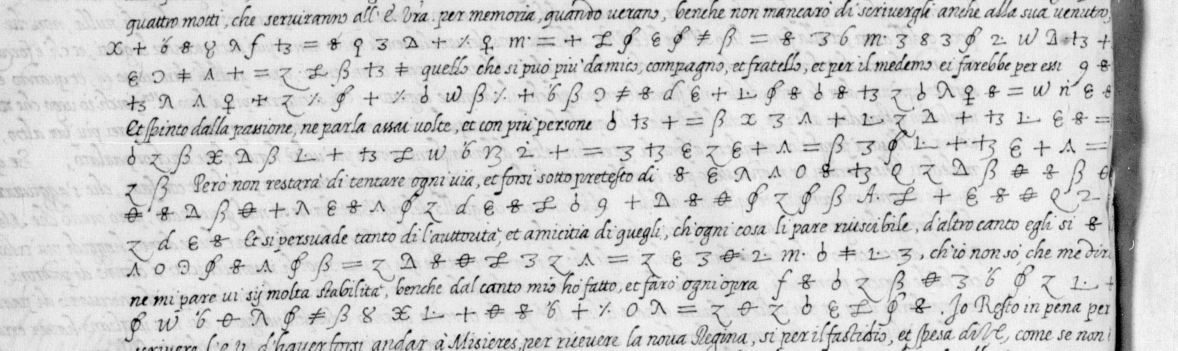
#> input picture ciphers/ceppo-nevers-fr3251-1570s/harvest/f21v/c23_cipher_w.jpg, 3534 x 1051 px (shown at 1/3 size); its folder holds 3 pictures in this run
$ python cut_folio_lines.py
#> lines starting #> are read from the running program, lines starting #| are printed output that depends on the picture
#!/usr/bin/env python3
"""Cut line crops of the cipher lines of fr.3251 ff.21v, 35, 87 from the committed native regions (HARVEST-D, 28 Sept
2026; 2x mode added by HARVEST-D2 the same day). Line centres set by eye on each region's grid and checked against the
row ink profile (HARVEST-D2: peaks within the 120 px bands on all three regions).
  python3 cut_folio_lines.py      # writes <folio>/lines/<folio>_Lnn_sk.png (1x, 1700 px, 150 px overlap) and
                                  # <folio>/lines2x/<folio>_Lnn_sk.png (2x upscale of ~1150 px segments cut at the
                                  # column-ink minimum nearest the nominal boundary, no overlap), with crops_manifest.json
Lines on f.21v mix prose and cipher: a reader transcribes only the cipher signs. Both crop sets are gitignored and
regenerable; the reader passes of HARVEST-D2 used lines2x/.
"""
import json
from pathlib import Path
from PIL import Image, ImageOps

HERE = Path(__file__).resolve().parent
FOLIOS = {  # folio: (source region, nominal line centres at the LEFT edge, follow the slope?)
    'f21v': ('c23_cipher_w.jpg', [120, 200, 280, 376, 456, 536, 610, 690, 760, 836, 910], False),
    'f35': ('c36_cipher_w.jpg', [206, 300], False),
    'f87': ('c88_cipher_wt.jpg', [283, 393, 527, 625, 730], True),  # tall region (HARVEST-D2), centres at x=0; FIVE lines:
    # HARVEST-D's sixth centre (700 in the old region) was the fallen right end of line 5, not a line (every reader found 'L06' empty)
}
SEG, HALF = 1150, 62
# f.87's lines FALL to the right by about 80-100 px across the region at a 105-110 px pitch and not in a straight line
# (HARVEST-D2, 28 Sept 2026: two reader pairs on flat and on globally-sheared crops both found the target line cut at the
# crop bottom from the second segment on). Its 2x crops follow each line: all row peaks of a heavily smoothed ink
# profile are found per 450 px window, each line's centre is tracked window to window (nearest peak to the previous
# centre plus the expected fall), and every segment is sheared flat between its left and right local centres. The
# tall region c88_cipher_wt.jpg (pct:52,67,43,18) replaces c88_cipher_w.jpg, whose bottom edge clipped L06's right end.


def row_peaks(px, H, a, b, k=22, sep=75, n=10):
    """The n strongest, well-separated row peaks of the ink profile over columns a..b (k = half the smoothing box)."""
    prof = [sum(255 - px[x, y] for x in range(a, b, 2)) for y in range(H)]
    sm = [sum(prof[max(0, y - k):y + k + 1]) for y in range(H)]
    out = []
    for y in sorted(range(k, H - k), key=lambda y: -sm[y]):
        if all(abs(y - o) >= sep for o in out):
            out.append(y)
        if len(out) == n:
            break
    return sorted(out)


def track_lines(im, centres, win=450, fall=12, tol=45):
    """Per line, the local centre at each window midpoint: the peak nearest the previous centre + fall, else the
    prediction itself. Returns {line index: [(x_mid, y), ...]}."""
    W, H = im.size; px = im.load(); cur = list(centres); tracks = {i: [(0, c)] for i, c in enumerate(centres)}
    for a in range(0, W - win // 2, win):
        b = min(W, a + win); pk = row_peaks(px, H, a, b)
        for i, c in enumerate(cur):
            pred = c + fall; near = min(pk, key=lambda y: abs(y - pred)) if pk else pred
            cur[i] = near if abs(near - pred) <= tol else pred
            tracks[i].append(((a + b) / 2, cur[i]))
    return tracks


def at(track, x):
    """Piecewise-linear centre of a tracked line at column x."""
    for (x0, y0), (x1, y1) in zip(track, track[1:]):
        if x <= x1:
            return y0 + (y1 - y0) * (x - x0) / (x1 - x0) if x1 > x0 else y0
    return track[-1][1]


def sheared_band(im, m, k, half):
    """Band of height 2*half following y = m*x + k, sheared flat (output (x, y) <- input (x, y + m*x))."""
    W, H = im.size
    y0 = k - half
    return im.transform((W, 2 * half), Image.AFFINE, (1, 0, 0, m, 1, y0), resample=Image.BICUBIC)


def gap_cut(band, x, window=90):
    """Column with the least ink within +-window of x (a gap between signs), so no sign is split or doubled."""
    W, H = band.size
    px = band.load()
    best, bx = None, x
    for cx in range(max(1, x - window), min(W - 1, x + window)):
        ink = sum(255 - px[cx, y] for y in range(H)) + sum(255 - px[cx - 1, y] for y in range(H))
        if best is None or ink < best:
            best, bx = ink, cx
    return bx


for folio, (src, centres, follow) in FOLIOS.items():
    im = Image.open(HERE / folio / src).convert('L'); W, H = im.size
#> further down, im is the input picture: PIL image 3534x1051 L; min 0, max 255, mean 208.1
#> after `W, H = im.size`: W = 3534; H = 1051
    tracks = track_lines(im, centres) if follow else None
    if follow:
        for i, t in tracks.items():
            print(f'{folio} L{i + 1:02d}: centre {t[0][1]} at x=0 -> {t[-1][1]} at x={int(t[-1][0])}')
    else:
        print(f'{folio}: flat')
    for sub in ('lines', 'lines2x'):
        (HERE / folio / sub).mkdir(exist_ok=True)
    out1, out2 = [], []
    for i, c in enumerate(centres, 1):
        y0, y1 = max(0, c - HALF), min(H, c + HALF)
        band = ImageOps.autocontrast(im.crop((0, y0, W, y1)), cutoff=1)
        a = 0; k = 1
        while a < W:  # 1x, overlapping (HARVEST-D's original cut)
            b = min(W, a + 1700); name = f'lines/{folio}_L{i:02d}_s{k}.png'
            band.crop((a, 0, b, y1 - y0)).save(HERE / folio / name)
            out1.append({'crop': name, 'src': src, 'box': [a, y0, b, y1]})
            if b == W:
                break
            a = b - 150; k += 1
        if follow:  # 2x crops follow the tracked line: a sheared preview band for the gap cuts, then per-segment shear
            tr = tracks[i - 1]
            band = ImageOps.autocontrast(sheared_band(im, (at(tr, W) - at(tr, 0)) / W, at(tr, 0), HALF), cutoff=1)
        cuts = [0]  # 2x, gap-aware, no overlap
        while W - cuts[-1] > SEG + 200:
            cuts.append(gap_cut(band, cuts[-1] + SEG))
        cuts.append(W)
        for k in range(len(cuts) - 1):
            a, b = cuts[k], cuts[k + 1]
            name = f'lines2x/{folio}_L{i:02d}_s{k + 1}.png'
            if follow:
                ya, yb = at(tr, a), at(tr, b); m = (yb - ya) / (b - a)
                seg = im.transform((b - a, 2 * HALF), Image.AFFINE, (1, 0, a, m, 1, ya - HALF), resample=Image.BICUBIC)
                seg = ImageOps.autocontrast(seg, cutoff=1); box = [a, round(ya), b, round(yb)]
            else:
                seg = band.crop((a, 0, b, y1 - y0)); box = [a, y0, b, y1]
            seg = seg.resize((seg.width * 2, seg.height * 2), Image.LANCZOS)
            seg.save(HERE / folio / name)
            out2.append({'crop': name, 'src': src, 'box': box, 'scale': 2,
                         **({'tracked_centres_left_right': [round(ya), round(yb)]} if follow else {})})
#> this loop made 11 passes
#> pass 1, `band = ImageOps.autocontrast(im.crop((0, y0, W, y1)), cutoff=1)`:
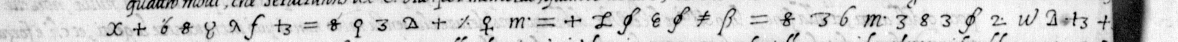
#> band: PIL image 3534x124 L (shown at 1/3 size); min 0, max 255, mean 207.8
#> pass 1, `band.crop((a, 0, b, y1 - y0)).save(HERE / folio / name)`:
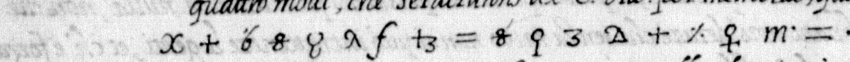
#> saved as f21v_L01_s1.png: PIL image 1700x124 L (shown at 1/2 size); min 0, max 255, mean 208.4
#> pass 1, `band.crop((a, 0, b, y1 - y0)).save(HERE / folio / name)`:
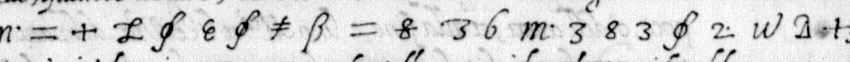
#> saved as f21v_L01_s2.png: PIL image 1700x124 L (shown at 1/2 size); min 0, max 255, mean 215.8
#> pass 1, `band.crop((a, 0, b, y1 - y0)).save(HERE / folio / name)`:
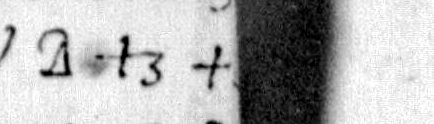
#> saved as f21v_L01_s3.png: PIL image 434x124 L; min 0, max 255, mean 178.5
#> after the loop:
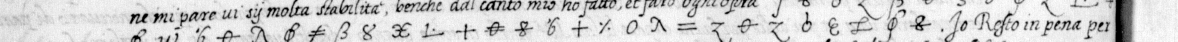
#> band: PIL image 3534x124 L (shown at 1/3 size); min 0, max 255, mean 208.1
#> after the loop:
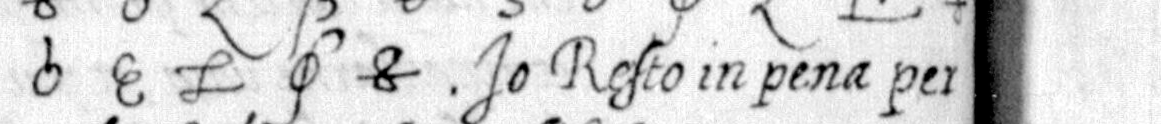
#> seg: PIL image 2322x248 L (shown at 1/2 size); min 0, max 255, mean 211
#> after the loop, out1 = 33 items; out2 = 33 items
    json.dump(out1, open(HERE / folio / 'lines' / 'crops_manifest.json', 'w'), indent=0)
    json.dump(out2, open(HERE / folio / 'lines2x' / 'crops_manifest.json', 'w'), indent=0)
    print(folio, len(out1), len(out2))
#| f21v 33 33
#> (the run stopped early here; a loop or call above may not have finished)
